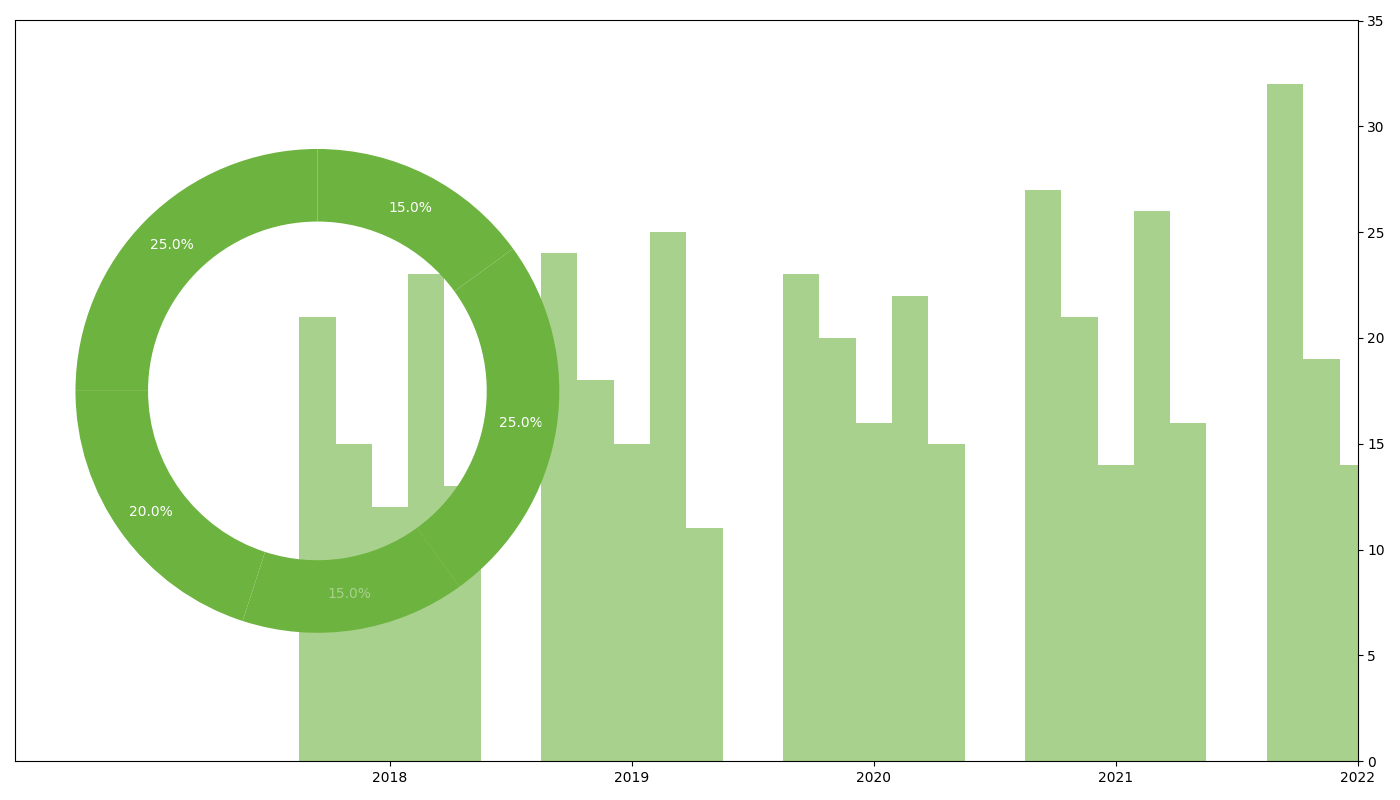

Generate this figure with Python:
import matplotlib.pyplot as plt
import numpy as np

consumption_percentages = [25, 20, 15, 25, 15]
single_color = '#6db33f'

years = ['2018', '2019', '2020', '2021', '2022']
trend_data = [
    [21, 24, 23, 27, 32],
    [15, 18, 20, 21, 19],
    [12, 15, 16, 14, 14],
    [23, 25, 22, 26, 24],
    [13, 11, 15, 16, 14]
]

fig, ax = plt.subplots(figsize=(14, 8), subplot_kw=dict(aspect="equal"))

wedges, _ , autotexts = ax.pie(
    consumption_percentages, colors=[single_color] * len(consumption_percentages),
    autopct='%1.1f%%', startangle=90, pctdistance=0.85, 
    wedgeprops=dict(width=0.3)
)

for autotext in autotexts:
    autotext.set_color('white')
    autotext.set_fontsize(10)

ax2 = ax.twinx()

x = np.arange(len(years))
width = 0.15

for i in range(len(trend_data)):
    ax2.bar(x + i * width, trend_data[i], width, color=single_color, alpha=0.6)

ax2.set_xticks(x + width * 2)
ax2.set_xticklabels(years, fontsize=10)
ax2.set_ylim(0, 35)

plt.tight_layout()
plt.show()
